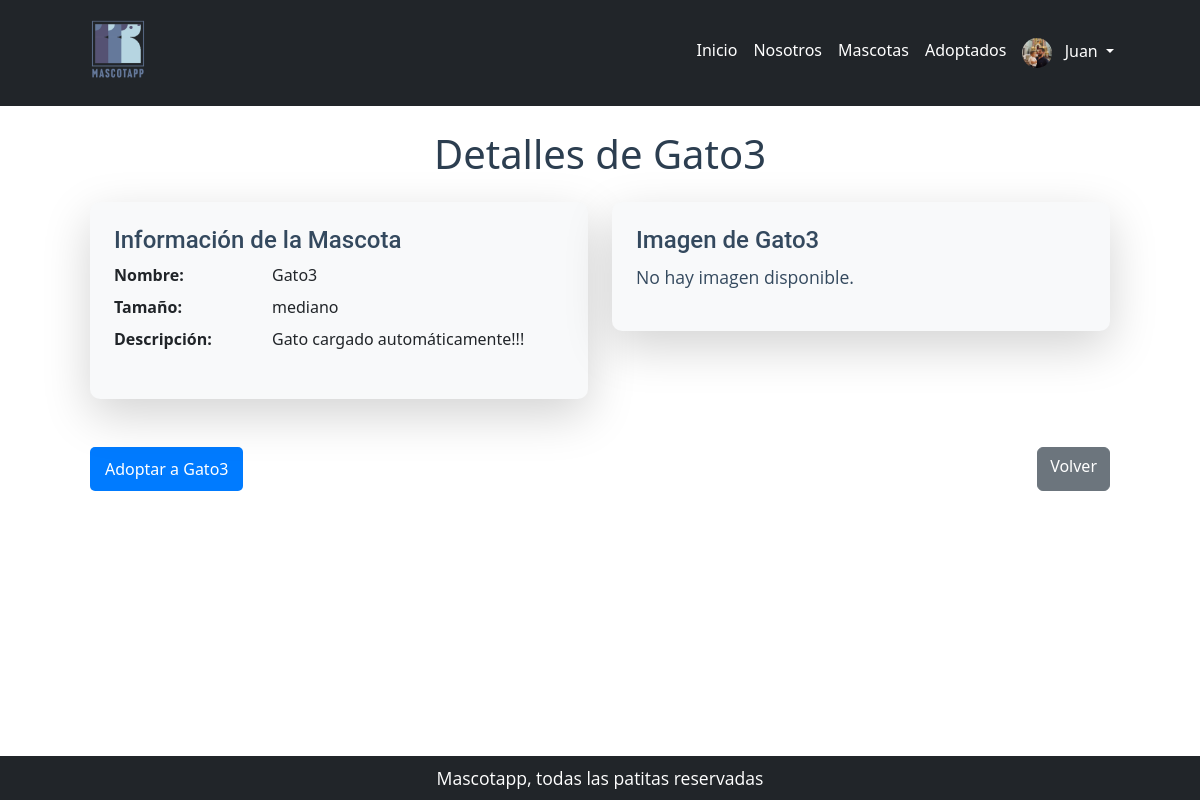
The app's page /mascota/detalle/3/ (signed in) with its own data.
### core/models.py (models this page shows)
class Usuario(AbstractUser):
    profile_pic = models.ImageField(upload_to='profile_pics/', blank=True, null=True)
    groups = models.ManyToManyField(Group, related_name='custom_user_set')
    user_permissions = models.ManyToManyField(Permission, related_name='custom_user_set_permissions')

### mascota/models.py (models this page shows, shortened)
class Mascota(models.Model):
    categoria_id = models.ForeignKey(
        MascotaCategoria, null=True, blank=True, on_delete=models.SET_NULL, verbose_name="categoría de mascota"
    )
    adoptada = models.BooleanField(default=False)
    nombre = models.CharField(max_length=100)
    especie = models.CharField(max_length=100)
    tamano = models.CharField(max_length=100)
    edad = models.IntegerField()
    descripcion = models.TextField(null=True, blank=True, verbose_name="descripción")
    fecha_actualizacion = models.DateField(
        null=True, blank=True, default=timezone.now, editable=False, verbose_name="fecha de actualización"
    )
    foto = models.ImageField(upload_to='mascotas/', null=True, blank=True, verbose_name="foto")
    class Meta:
        verbose_name = "mascota"
        verbose_name_plural = "mascotas"

### mascota/views.py (the view)
# urls.py: path('detalle/<int:pk>/', mascota_detail, name='detalle_mascota'),
@login_required
def mascota_detail(request, pk):
    mascota = get_object_or_404(Mascota, pk=pk)
    return render(request, 'mascota/detalle_mascota.html', {'mascota': mascota})

### mascota/templates/mascota/detalle_mascota.html (shortened to what this page needs)
{% extends 'core/base.html' %}
{% block contenido %}
    <div class="container mt-4">
        <h1 class="text-center mb-4" style="color: #2c3e50;">Detalles de {{ mascota.nombre }}</h1>
        <div class="row">
            <div class="col-lg-6 mb-4">
                <div class="card shadow-lg p-4">
                    <h2 class="h4">Información de la Mascota</h2>
                    <dl class="row">
                        <dt class="col-sm-4">Nombre:</dt>
                        <dd class="col-sm-8">{{ mascota.nombre }}</dd>
                        <dt class="col-sm-4">Tamaño:</dt>
                        <dd class="col-sm-8">{{ mascota.tamano }}</dd>
                        <dt class="col-sm-4">Descripción:</dt>
                        <dd class="col-sm-8">{{ mascota.descripcion }}</dd>
                    </dl>
                </div>
            </div>
            <div class="col-lg-6 mb-4">
                <div class="card shadow-lg p-4">
                    <h2 class="h4">Imagen de {{ mascota.nombre }}</h2>
                    {% if mascota.foto %}
                        <img src="{{ mascota.foto.url }}" class="img-fluid" alt="{{ mascota.nombre }}">
                    {% else %}
                        <p>No hay imagen disponible.</p>
                    {% endif %}
                </div>
            </div>
        </div>
        <section class="d-flex justify-content-between mt-4">
            <a href="{% url 'adopcion:adopcion_create' %}" class="btn btn-primary">Adoptar a {{ mascota.nombre }}</a>
            <a href="{% url 'mascota:lista_mascotas' %}" class="btn btn-secondary">Volver</a>
        </section>
    </div>
{% endblock contenido %}

### core/templates/core/components/navbar.html (shortened to what this page needs)
{% load static %}
<nav class="navbar navbar-expand-lg navbar-dark bg-dark">
    <div class="container px-5">
        <a class="navbar-brand" href="{% url 'core:home' %}"><img src="{% static "core/img/logo.webp.png" %}" alt="Mascotapp"></a>
        <div class="collapse navbar-collapse" id="navbarSupportedContent">
            <ul class="navbar-nav ms-auto mb-2 mb-lg-0">
                <li class="nav-item"><a class="nav-link {% if request.path == "/" %} active {% endif %}" aria-current="page" href="{% url 'core:home' %}">Inicio</a></li>
                <li class="nav-item"><a class="nav-link {% if request.path == "/about" %} active {% endif %}" href="{% url 'core:sobre_mi' %}">Nosotros</a></li>
                {% if user.is_authenticated %}
                    <li class="nav-item"><a class="nav-link {% if request.path == "/mascota/lista/" %} active {% endif %}" href="{% url 'mascota:lista_mascotas' %}">Mascotas</a></li>
                    <li class="nav-item"><a class="nav-link {% if request.path == "/adopcion/" %} active {% endif %}" href="{% url 'adopcion:adopcion_list' %}">Adoptados</a></li>
                    <li class="nav-item dropdown">
                        <a class="nav-link dropdown-toggle text-capitalize" href="#" id="navbarDropdown" role="button" data-bs-toggle="dropdown" aria-expanded="false">
                            {% if user.profile_pic %}
                                <img src="{{ user.profile_pic.url }}" alt="Profile Pic" class="profile-pic" style="width: 30px; height: 30px; border-radius: 50%; margin-right: 8px;">
                            {% endif %}
                            {{ user.username }}
                        </a>
                    </li>
                {% else %}
                    <li class="nav-item"><a class="nav-link {% if request.path == "/login/" %} active {% endif %}" href="{% url 'core:login' %}">Login</a></li>
                    <li class="nav-item"><a class="nav-link {% if request.path == "/register/" %} active {% endif %}" href="{% url 'core:register' %}">Registrarse</a></li>
                {% endif %}
            </ul>
        </div>
    </div>
</nav>

### records on screen
Usuario: profile_pic (picture), username "Juan"
Mascota: nombre "Gato3", tamano "mediano", descripcion "Gato cargado automáticamente!!!"
